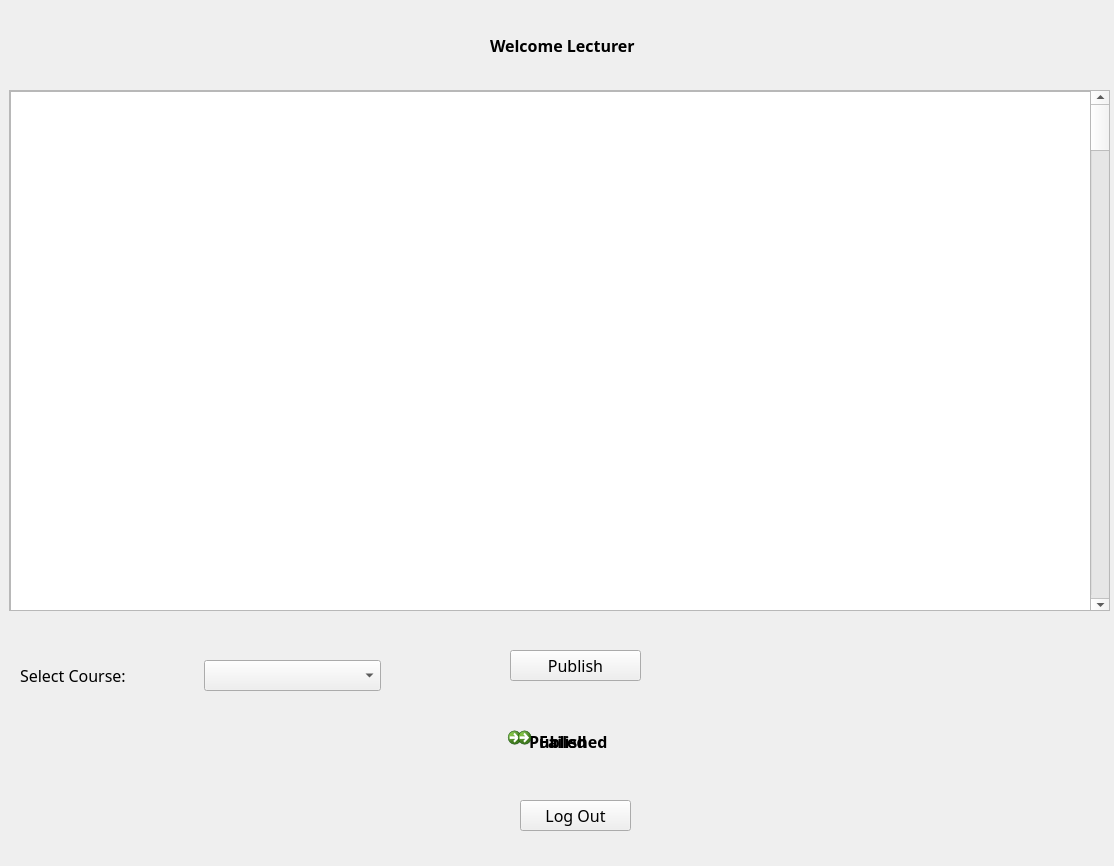
<?xml version="1.0" encoding="UTF-8"?>
<ui version="4.0">
 <class>LecturerFillResults</class>
 <widget class="QWidget" name="LecturerFillResults">
  <property name="geometry">
   <rect>
    <x>0</x>
    <y>0</y>
    <width>1114</width>
    <height>866</height>
   </rect>
  </property>
  <property name="font">
   <font>
    <family>Hack Nerd Font</family>
    <pointsize>12</pointsize>
   </font>
  </property>
  <property name="windowTitle">
   <string>Lecturer View</string>
  </property>
  <property name="windowIcon">
   <iconset resource="../Icons/resources.qrc">
    <normaloff>:/resources/ict-university-461753.jpg</normaloff>:/resources/ict-university-461753.jpg</iconset>
  </property>
  <widget class="QLabel" name="label">
   <property name="geometry">
    <rect>
     <x>490</x>
     <y>20</y>
     <width>171</width>
     <height>51</height>
    </rect>
   </property>
   <property name="font">
    <font>
     <family>Sans Serif</family>
     <pointsize>12</pointsize>
     <bold>true</bold>
    </font>
   </property>
   <property name="text">
    <string>Welcome Lecturer</string>
   </property>
  </widget>
  <widget class="QScrollArea" name="scrollArea">
   <property name="geometry">
    <rect>
     <x>9</x>
     <y>90</y>
     <width>1101</width>
     <height>521</height>
    </rect>
   </property>
   <property name="widgetResizable">
    <bool>true</bool>
   </property>
   <widget class="QWidget" name="scrollAreaWidgetContents">
    <property name="geometry">
     <rect>
      <x>0</x>
      <y>0</y>
      <width>1099</width>
      <height>519</height>
     </rect>
    </property>
    <widget class="QScrollBar" name="verticalScrollBar">
     <property name="geometry">
      <rect>
       <x>1080</x>
       <y>0</y>
       <width>21</width>
       <height>521</height>
      </rect>
     </property>
     <property name="orientation">
      <enum>Qt::Vertical</enum>
     </property>
    </widget>
    <widget class="QTableWidget" name="StudentFillLecturer">
     <property name="geometry">
      <rect>
       <x>0</x>
       <y>0</y>
       <width>1081</width>
       <height>521</height>
      </rect>
     </property>
    </widget>
   </widget>
  </widget>
  <widget class="QPushButton" name="PublishLecturer">
   <property name="geometry">
    <rect>
     <x>510</x>
     <y>650</y>
     <width>131</width>
     <height>31</height>
    </rect>
   </property>
   <property name="text">
    <string>Publish</string>
   </property>
  </widget>
  <widget class="QPushButton" name="LogOutLecturer">
   <property name="geometry">
    <rect>
     <x>520</x>
     <y>800</y>
     <width>111</width>
     <height>31</height>
    </rect>
   </property>
   <property name="text">
    <string>Log Out</string>
   </property>
  </widget>
  <widget class="QCommandLinkButton" name="PublishLecturerSuccess">
   <property name="geometry">
    <rect>
     <x>500</x>
     <y>720</y>
     <width>168</width>
     <height>41</height>
    </rect>
   </property>
   <property name="text">
    <string>Published</string>
   </property>
   <property name="icon">
    <iconset resource="../Icons/resources.qrc">
     <normaloff>:/resources/check.png</normaloff>:/resources/check.png</iconset>
   </property>
  </widget>
  <widget class="QCommandLinkButton" name="PublishLecturereFailed">
   <property name="geometry">
    <rect>
     <x>510</x>
     <y>720</y>
     <width>168</width>
     <height>41</height>
    </rect>
   </property>
   <property name="text">
    <string>Failed</string>
   </property>
   <property name="icon">
    <iconset resource="../Icons/resources.qrc">
     <normaloff>:/resources/close.png</normaloff>:/resources/close.png</iconset>
   </property>
  </widget>
  <widget class="QWidget" name="">
   <property name="geometry">
    <rect>
     <x>20</x>
     <y>650</y>
     <width>361</width>
     <height>51</height>
    </rect>
   </property>
   <layout class="QHBoxLayout" name="horizontalLayout">
    <item>
     <widget class="QLabel" name="label_2">
      <property name="text">
       <string>Select Course:</string>
      </property>
     </widget>
    </item>
    <item>
     <widget class="QComboBox" name="SelectCourseCombo"/>
    </item>
   </layout>
  </widget>
 </widget>
 <resources>
  <include location="../Icons/resources.qrc"/>
 </resources>
 <connections/>
</ui>
